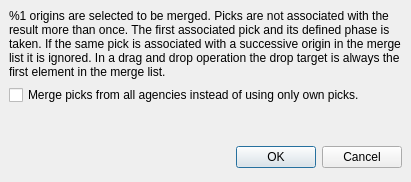
<ui version="4.0" >
 <author></author>
 <comment></comment>
 <exportmacro></exportmacro>
 <class>MergeOrigins</class>
 <widget class="QDialog" name="MergeOrigins" >
  <property name="geometry" >
   <rect>
    <x>0</x>
    <y>0</y>
    <width>411</width>
    <height>182</height>
   </rect>
  </property>
  <property name="windowTitle" >
   <string>Merge origins</string>
  </property>
  <layout class="QVBoxLayout" >
   <property name="margin" >
    <number>9</number>
   </property>
   <property name="spacing" >
    <number>6</number>
   </property>
   <item>
    <widget class="QLabel" name="labelInfo" >
     <property name="text" >
      <string>%1 origins are selected to be merged. Picks are not associated with the result more than once. The first associated pick and its defined phase is taken. If the same pick is associated with a successive origin in the merge list it is ignored. In a drag and drop operation the drop target is always the first element in the merge list. </string>
     </property>
     <property name="alignment" >
      <set>Qt::AlignLeading|Qt::AlignLeft|Qt::AlignTop</set>
     </property>
     <property name="wordWrap" >
      <bool>true</bool>
     </property>
    </widget>
   </item>
   <item>
    <widget class="QCheckBox" name="checkAllAgencies" >
     <property name="text" >
      <string>Merge picks from all agencies instead of using only own picks.</string>
     </property>
    </widget>
   </item>
   <item>
    <spacer>
     <property name="orientation" >
      <enum>Qt::Vertical</enum>
     </property>
     <property name="sizeHint" >
      <size>
       <width>20</width>
       <height>20</height>
      </size>
     </property>
    </spacer>
   </item>
   <item>
    <layout class="QHBoxLayout" >
     <property name="margin" >
      <number>0</number>
     </property>
     <property name="spacing" >
      <number>6</number>
     </property>
     <item>
      <spacer>
       <property name="orientation" >
        <enum>Qt::Horizontal</enum>
       </property>
       <property name="sizeHint" >
        <size>
         <width>131</width>
         <height>31</height>
        </size>
       </property>
      </spacer>
     </item>
     <item>
      <widget class="QPushButton" name="okButton" >
       <property name="text" >
        <string>OK</string>
       </property>
      </widget>
     </item>
     <item>
      <widget class="QPushButton" name="cancelButton" >
       <property name="text" >
        <string>Cancel</string>
       </property>
      </widget>
     </item>
    </layout>
   </item>
  </layout>
 </widget>
 <pixmapfunction></pixmapfunction>
 <resources/>
 <connections>
  <connection>
   <sender>okButton</sender>
   <signal>clicked()</signal>
   <receiver>MergeOrigins</receiver>
   <slot>accept()</slot>
   <hints>
    <hint type="sourcelabel" >
     <x>307</x>
     <y>155</y>
    </hint>
    <hint type="destinationlabel" >
     <x>96</x>
     <y>181</y>
    </hint>
   </hints>
  </connection>
  <connection>
   <sender>cancelButton</sender>
   <signal>clicked()</signal>
   <receiver>MergeOrigins</receiver>
   <slot>reject()</slot>
   <hints>
    <hint type="sourcelabel" >
     <x>400</x>
     <y>155</y>
    </hint>
    <hint type="destinationlabel" >
     <x>179</x>
     <y>181</y>
    </hint>
   </hints>
  </connection>
 </connections>
</ui>
